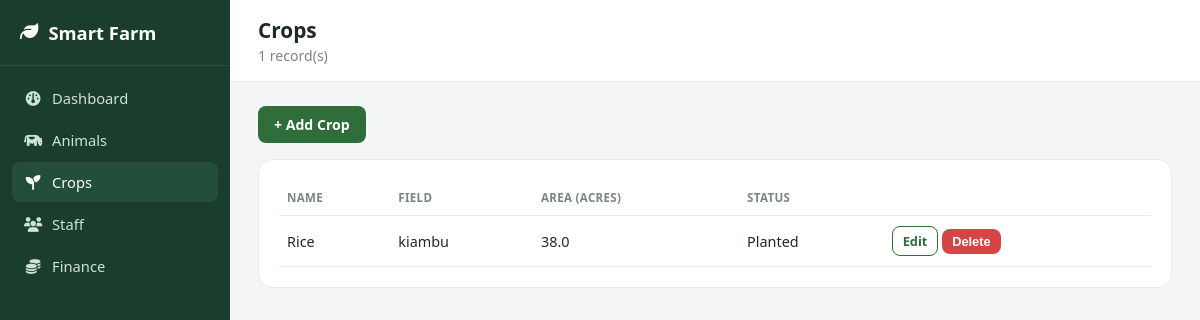
/crops, run on the app's committed database.
### models.py (models this page shows)
class Crop(db.Model):
    __tablename__ = "crops"
    id = db.Column(db.Integer, primary_key=True)
    name = db.Column(db.String(80), nullable=False)
    field_location = db.Column(db.String(80))
    area_acres = db.Column(db.Float)
    planting_date = db.Column(db.Date)
    expected_harvest_date = db.Column(db.Date)
    status = db.Column(db.String(30), default="Planted")  # Planted/Growing/Harvested
    yield_amount_kg = db.Column(db.Float)
    notes = db.Column(db.Text)
    created_at = db.Column(db.DateTime, default=datetime.utcnow)

### app.py (the view)
@app.route("/crops")
def crops():
    all_crops = Crop.query.order_by(Crop.id.desc()).all()
    return render_template("crops/crops.html", crops=all_crops)

### templates/crops/crops.html (shortened to what this page needs)
{% extends "base.html" %}
{% block page_title %}Crops{% endblock %}
{% block page_subtitle %}{{ crops|length }} record(s){% endblock %}
{% block content %}
  <div style="margin-bottom:16px;">
    <a href="{{ url_for('add_crop') }}" class="btn">+ Add Crop</a>
  </div>
  <div class="card">
    {% if crops %}
    <table>
      <thead>
        <tr>
          <th>Name</th><th>Field</th><th>Area (acres)</th><th>Status</th><th></th>
        </tr>
      </thead>
      <tbody>
        {% for c in crops %}
        <tr>
          <td>{{ c.name }}</td>
          <td>{{ c.field_location or '-' }}</td>
          <td>{{ c.area_acres or '-' }}</td>
          <td>{{ c.status }}</td>
          <td>
            <a href="{{ url_for('edit_crop', crop_id=c.id) }}" class="btn secondary" style="padding:5px 10px; font-size:0.8rem;">Edit</a>
            <form method="POST" action="{{ url_for('delete_crop', crop_id=c.id) }}" style="display:inline;" onsubmit="return confirm('Remove {{ c.name }}?');">
              <button type="submit" class="btn" style="background:#d64545; padding:5px 10px; font-size:0.8rem;">Delete</button>
            </form>
          </td>
        </tr>
        {% endfor %}
      </tbody>
    </table>
    {% else %}
    <p style="color:#7a877e;">No crops yet.</p>
    {% endif %}
  </div>
{% endblock %}

### static/css/style.css (style rules this page uses)
:root { --sidebar-bg: #1a3d2e; --sidebar-bg-light: #234f3a; --accent: #2f6d3a; --accent-light: #eaf6ee; --bg: #f3f6f4; --card: #ffffff; --text: #1f2a24; --muted: #7a877e; --border: #e7ece8; --danger: #d64545; --warning: #e0a627; --blue: #3b82c4; }
* { box-sizing: border-box; }
body { margin: 0; font-family: "Segoe UI", Arial, sans-serif; background: var(--bg); color: var(--text); }
.card { background: var(--card); border: 1px solid var(--border); border-radius: 14px; padding: 20px; margin-bottom: 20px; }
.btn { display: inline-block; background: var(--accent); color: white; border: none; padding: 9px 16px; border-radius: 8px; cursor: pointer; text-decoration: none; font-size: 0.88rem; font-weight: 600; }
.btn.secondary { background: transparent; color: var(--accent); border: 1px solid var(--accent); }
table { width: 100%; border-collapse: collapse; }
th, td { text-align: left; padding: 10px 8px; border-bottom: 1px solid var(--border); font-size: 0.9rem; }
th { color: var(--muted); font-weight: 600; text-transform: uppercase; font-size: 0.72rem; letter-spacing: 0.03em; }

### data on the page
Crop: name "Rice", field_location "kiambu", area_acres "38.0", status "Planted"

### other printed values
{{ crops|length }} "1"
